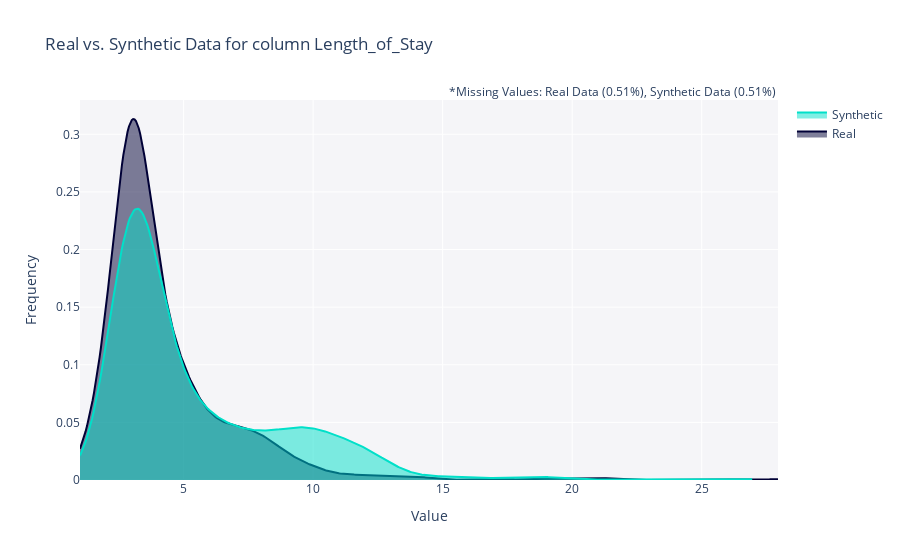

Source (notebook cell):
### Code cell
from sdv.evaluation.single_table import get_column_plot

fig = get_column_plot(
    real_data=rpad_df,
    synthetic_data=synth_data,
    column_name='Length_of_Stay',
    metadata=metadata
)
    
fig.show()
fig.write_image(file = f"pages/evaluation/{folder_name}/images/col_plot_len_stay.png")

### Figure 1 — Plotly figure (JSON) as saved in the notebook; plotly's stock layout.template omitted (floating-point values rounded to 4 significant figures; data arrays with more than 128 entries replaced by an {"elided": "..."} marker saying what was removed)
{"data": [{"fill": "tozeroy", "hovertemplate": "<b>Real</b><br>Value: %{x}<br>Frequency: %{y}<extra></extra>", "legendgroup": "Real", "marker": {"color": "#000036"}, "mode": "lines", "name": "Real", "showlegend": true, "type": "scatter", "x": {"elided": "500 float values"}, "xaxis": "x", "y": {"elided": "500 float values"}, "yaxis": "y"}, {"fill": "tozeroy", "hovertemplate": "<b>Synthetic</b><br>Value: %{x}<br>Frequency: %{y}<extra></extra>", "legendgroup": "Synthetic", "marker": {"color": "#01E0C9"}, "mode": "lines", "name": "Synthetic", "showlegend": true, "type": "scatter", "x": {"elided": "500 float values"}, "xaxis": "x", "y": {"elided": "500 float values"}, "yaxis": "y"}], "layout": {"annotations": [{"showarrow": false, "text": "*Missing Values: Real Data (0.51%), Synthetic Data (0.51%)", "x": 1, "xref": "paper", "y": 1.05, "yref": "paper"}], "barmode": "overlay", "hovermode": "closest", "legend": {"traceorder": "reversed"}, "plot_bgcolor": "#F5F5F8", "title": {"text": "Real vs. Synthetic Data for column Length_of_Stay"}, "xaxis": {"anchor": "y2", "domain": [0, 1], "title": {"text": "Value"}, "zeroline": false}, "yaxis": {"anchor": "free", "domain": [0, 1], "position": 0, "title": {"text": "Frequency"}}}}
